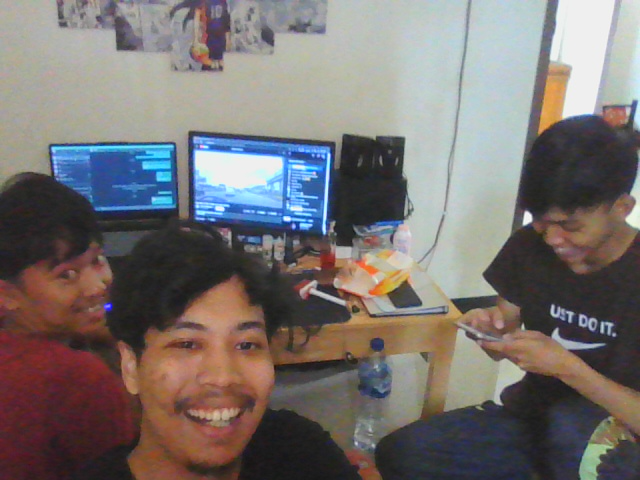
#> input picture image/captured_img.png, 640 x 480 px, found by its file name
$ python inverse.py
#> lines starting #> are read from the running program, lines starting #| are printed output that depends on the picture; after the words box and inside, x2 and y2 are one past the last pixel; in counts of white or black regions, pixels touching at a corner belong together
import numpy as np
import cv2
from cv2 import imread

# read image
img_src = cv2.imread('image\captured_img.png', 0)
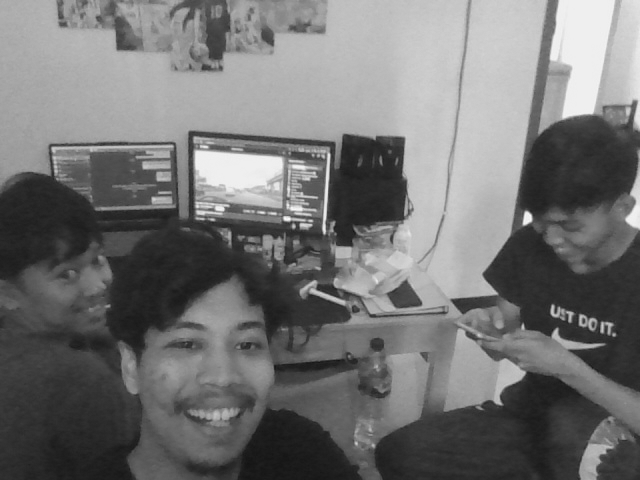
#> img_src: shape (480, 640); min 19, max 248, mean 114.7

scale_percent = 20
width = int(img_src.shape[1] * scale_percent / 15)
#> width = 853
height = int(img_src.shape[0] * scale_percent / 15)
#> height = 640
img_size = (width, height)
#> img_size = (853, 640)

img = cv2.resize(img_src, img_size, interpolation=cv2.INTER_AREA)

kernel = np.ones((14, 14), np.uint8)

thresh = 70

imgbinary = cv2.threshold(img, thresh, 255, cv2.THRESH_BINARY)[1]
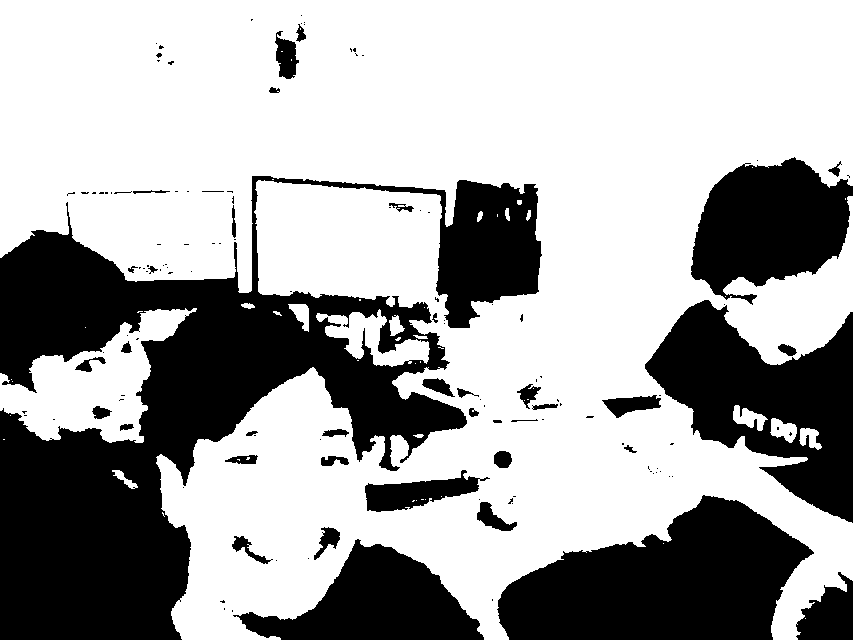
#> imgbinary: shape (640, 853); 65.1% white; 134 black regions (93 under 20 px), largest, box (x1, y1, x2, y2) and area: (0, 176, 542, 640) 98003, (497, 495, 814, 640) 29472, (645, 300, 853, 523) 23368
imginvers = ~imgbinary

imgdilation = cv2.dilate(img, kernel, iterations=1)
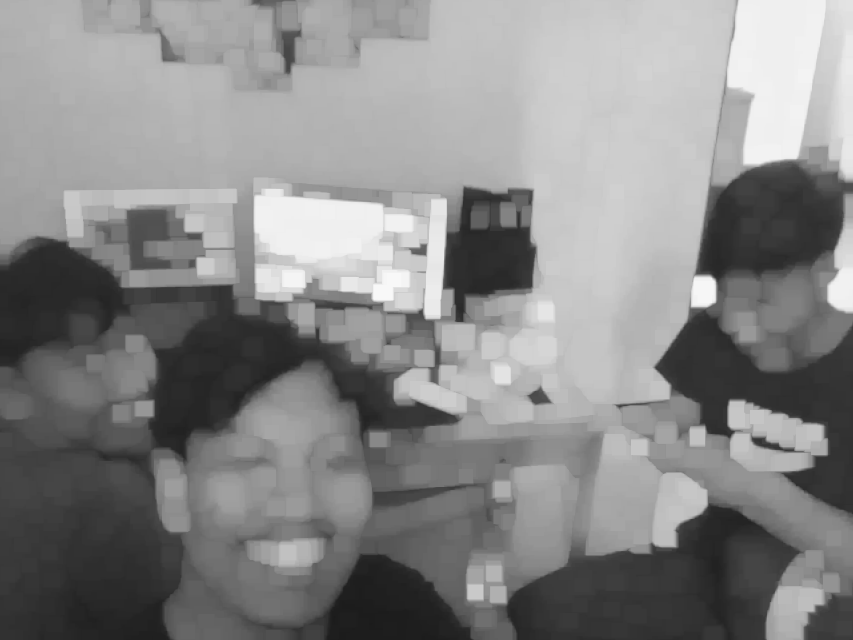
#> imgdilation: shape (640, 853); min 27, max 248, mean 135.6

# flt_img = cv2.filter2D(src=img, ddepth=-1, kernel=kernel)

cv2.imshow('INVERSE', imginvers)
cv2.waitKey(0)
cv2.destroyAllWindows()

$ run again, with image/img_example.jpg saved as image/captured_img.png
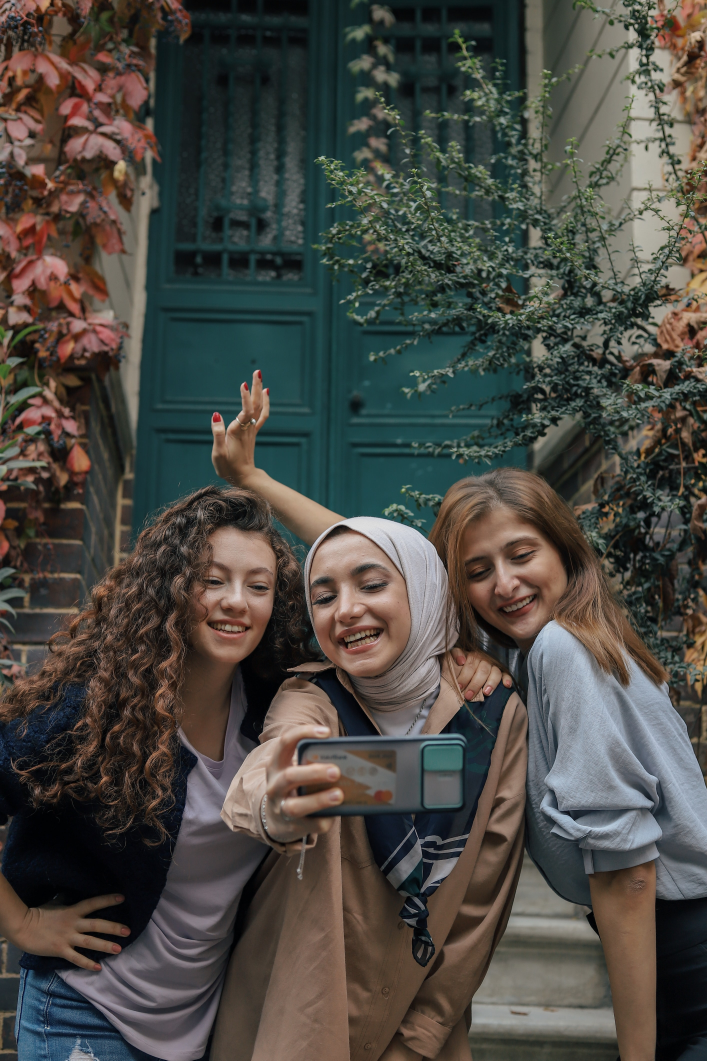
#> input picture image/img_example.jpg, 2828 x 4242 px, found by its file name (shown at 1/4 size)
#> `imgbinary = cv2.threshold(img, thresh, 255, cv2.THRESH_BINARY)[1]`:
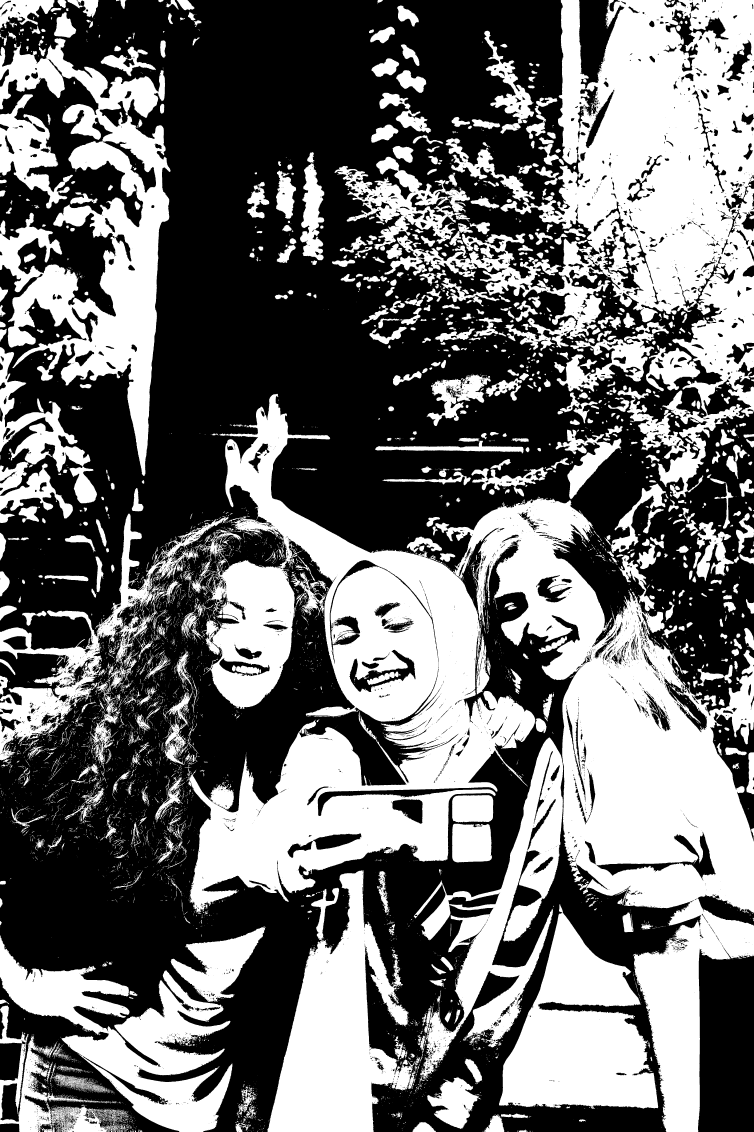
#> imgbinary: shape (5656, 3770) (shown at 1/5 size); 43.1% white; 9104 white regions (7164 under 20 px), largest, box (x1, y1, x2, y2) and area: (945, 1969, 3770, 5656) 3289043, (1922, 0, 3770, 2493) 1546513, (0, 192, 853, 2379) 676967
#> `imgdilation = cv2.dilate(img, kernel, iterations=1)`:
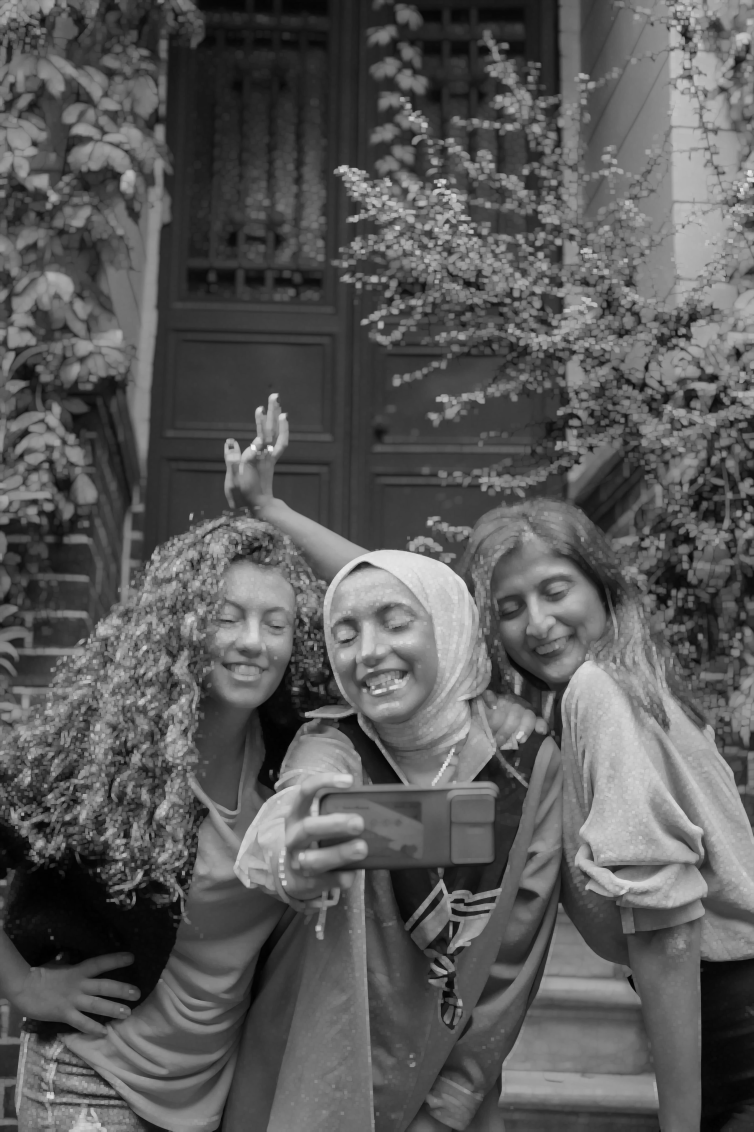
#> imgdilation: shape (5656, 3770) (shown at 1/5 size); min 1, max 242, mean 90.2
